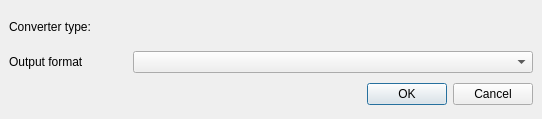
<?xml version="1.0" encoding="UTF-8"?>
<ui version="4.0">
 <class>ZConvDialog</class>
 <widget class="QDialog" name="ZConvDialog">
  <property name="geometry">
   <rect>
    <x>0</x>
    <y>0</y>
    <width>542</width>
    <height>119</height>
   </rect>
  </property>
  <property name="contextMenuPolicy">
   <enum>Qt::NoContextMenu</enum>
  </property>
  <property name="windowTitle">
   <string>Format conversion properties</string>
  </property>
  <property name="windowIcon">
   <iconset>
    <normaloff>.</normaloff>.</iconset>
  </property>
  <property name="modal">
   <bool>true</bool>
  </property>
  <layout class="QGridLayout">
   <property name="leftMargin">
    <number>9</number>
   </property>
   <property name="topMargin">
    <number>9</number>
   </property>
   <property name="rightMargin">
    <number>9</number>
   </property>
   <property name="bottomMargin">
    <number>9</number>
   </property>
   <property name="spacing">
    <number>6</number>
   </property>
   <item row="0" column="0">
    <layout class="QVBoxLayout">
     <property name="spacing">
      <number>6</number>
     </property>
     <property name="leftMargin">
      <number>0</number>
     </property>
     <property name="topMargin">
      <number>0</number>
     </property>
     <property name="rightMargin">
      <number>0</number>
     </property>
     <property name="bottomMargin">
      <number>0</number>
     </property>
     <item>
      <layout class="QHBoxLayout">
       <property name="spacing">
        <number>6</number>
       </property>
       <property name="leftMargin">
        <number>0</number>
       </property>
       <property name="topMargin">
        <number>0</number>
       </property>
       <property name="rightMargin">
        <number>0</number>
       </property>
       <property name="bottomMargin">
        <number>0</number>
       </property>
       <item>
        <widget class="QLabel" name="alConverter">
         <property name="text">
          <string>Converter type:</string>
         </property>
         <property name="buddy">
          <cstring>alConverter</cstring>
         </property>
        </widget>
       </item>
      </layout>
     </item>
     <item>
      <layout class="QHBoxLayout">
       <property name="spacing">
        <number>6</number>
       </property>
       <property name="leftMargin">
        <number>0</number>
       </property>
       <property name="topMargin">
        <number>0</number>
       </property>
       <property name="rightMargin">
        <number>0</number>
       </property>
       <property name="bottomMargin">
        <number>0</number>
       </property>
       <item>
        <widget class="QLabel" name="label_6">
         <property name="text">
          <string>Output format</string>
         </property>
         <property name="buddy">
          <cstring>alFormat</cstring>
         </property>
        </widget>
       </item>
       <item>
        <widget class="QComboBox" name="alFormat">
         <property name="minimumSize">
          <size>
           <width>400</width>
           <height>0</height>
          </size>
         </property>
        </widget>
       </item>
      </layout>
     </item>
     <item>
      <layout class="QHBoxLayout">
       <property name="spacing">
        <number>6</number>
       </property>
       <property name="leftMargin">
        <number>0</number>
       </property>
       <property name="topMargin">
        <number>0</number>
       </property>
       <property name="rightMargin">
        <number>0</number>
       </property>
       <property name="bottomMargin">
        <number>0</number>
       </property>
       <item>
        <spacer>
         <property name="orientation">
          <enum>Qt::Horizontal</enum>
         </property>
         <property name="sizeHint" stdset="0">
          <size>
           <width>131</width>
           <height>31</height>
          </size>
         </property>
        </spacer>
       </item>
       <item>
        <widget class="QPushButton" name="okButton">
         <property name="text">
          <string>OK</string>
         </property>
        </widget>
       </item>
       <item>
        <widget class="QPushButton" name="cancelButton">
         <property name="text">
          <string>Cancel</string>
         </property>
        </widget>
       </item>
      </layout>
     </item>
    </layout>
   </item>
  </layout>
 </widget>
 <layoutdefault spacing="6" margin="9"/>
 <tabstops>
  <tabstop>alFormat</tabstop>
  <tabstop>okButton</tabstop>
  <tabstop>cancelButton</tabstop>
 </tabstops>
 <resources/>
 <connections>
  <connection>
   <sender>okButton</sender>
   <signal>clicked()</signal>
   <receiver>ZConvDialog</receiver>
   <slot>accept()</slot>
   <hints>
    <hint type="sourcelabel">
     <x>437</x>
     <y>107</y>
    </hint>
    <hint type="destinationlabel">
     <x>96</x>
     <y>118</y>
    </hint>
   </hints>
  </connection>
  <connection>
   <sender>cancelButton</sender>
   <signal>clicked()</signal>
   <receiver>ZConvDialog</receiver>
   <slot>reject()</slot>
   <hints>
    <hint type="sourcelabel">
     <x>530</x>
     <y>107</y>
    </hint>
    <hint type="destinationlabel">
     <x>179</x>
     <y>118</y>
    </hint>
   </hints>
  </connection>
 </connections>
</ui>
